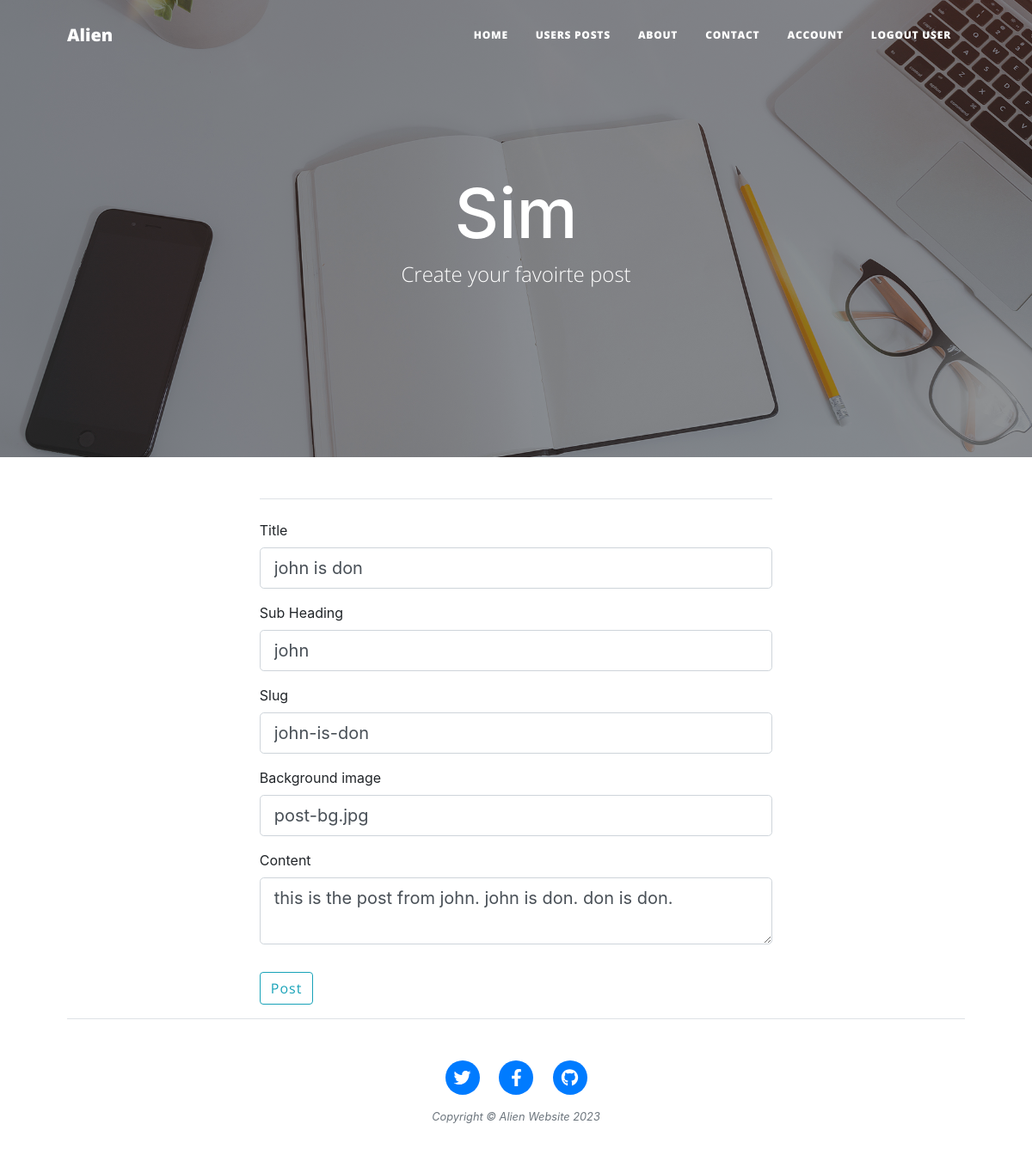
The page /userpost/3/update (signed in) on the database its author committed.
### models.py (models this page shows, shortened)
class User(db.Model,UserMixin):
    __bind_key__ = 'site_db'
    __tablename__ = 'user'
    id = db.Column(db.Integer, primary_key=True, autoincrement=True)
    username = db.Column(db.String(20), unique=True, nullable=False)
    email = db.Column(db.String(120), unique=True, nullable=False)
    image_file = db.Column(db.String(20), nullable=False,
                           default='default.jpg')
    password = db.Column(db.String(60), nullable=False)
    posts = db.relationship('Userposts', backref='author', lazy=True)

class Userposts(db.Model):
    __bind_key__ = 'site_db'
    __tablename__ = 'post'
    sno = db.Column(db.Integer, primary_key=True, autoincrement=True)
    title = db.Column(db.String(100), nullable=False)
    sub_heading = db.Column(db.Text, nullable=False)
    date = db.Column(db.DateTime, nullable=False,
                     default=datetime.datetime.now())
    content = db.Column(db.Text, nullable=False)
    slug = db.Column(db.String(80), nullable=False)
    background_img = db.Column(db.String(80), nullable=False)
    postby = db.Column(db.String(), nullable=False)
    user_id = db.Column(db.Integer, db.ForeignKey('user.id'), nullable=False)

### posts/routes.py (the view)
@posts.route('/userpost/<int:sno>/update', methods=['GET', 'POST'])
@login_required
def update_post(sno):
    with current_app.app_context():
        params=current_app.config['params']
    form=UpdatePostForm()
    if(not sno or type(sno)!=int):
        abort(403)
    post = Userposts.query.get_or_404(sno)
    if post.author != current_user:
        abort(403)
    if form.validate_on_submit():
        post.title = form.title.data
        post.content = form.content.data
        post.backgrount_img= form.background_img.data
        post.sub_heading=form.sub_heading.data
        db.session.commit()
        flash('Your post has been updated!', 'success')
        return redirect('/userpost/'+str(post.sno))
    elif request.method == 'GET':
        form.title.data = post.title
        form.sub_heading.data = post.sub_heading
        form.content.data = post.content
        form.slug.data = post.slug
        form.background_img.data=post.background_img
    legend="Update Post"
    return render_template('create_post.html', params=params, form=form,legend=legend)

### posts/forms.py
class UpdatePostForm(FlaskForm):
    title = StringField('Title', validators=[
        DataRequired(),Length(min=5)])
    sub_heading = StringField('Sub Heading', validators=[
        DataRequired(), Length(  min=5)])
    slug=StringField('Slug', validators=[
        DataRequired(),Length(min=5,max=30)])
    content=TextAreaField('Content', validators=[
        DataRequired(),Length(min=10)])
    background_img=StringField('Background image', validators=[
        DataRequired(),Length(min=2)])
    profile = FileField('Upload profile picture', validators=[
        FileAllowed(['jpg','png'])])
    submit = SubmitField('Post')

### models.py (called while the page is built)
@login_manager.user_loader
def load_user(user_id):
    if(user_id and (user_id.isnumeric())):
        return User.query.get(int(user_id))

### templates/create_post.html (shortened to what this page needs)
{% extends 'layout.html' %}  {% block header %}
<header class="masthead" style="background-image: url('{{url_for('static',filename='assets/img/home-bg.jpg')}}')">
    <div class="container position-relative px-4 px-lg-5">
        <div class="row gx-4 gx-lg-5 justify-content-center">
            <div class="col-md-10 col-lg-8 col-xl-7">
                <div class="site-heading">
                    <h1>{{current_user.username}}</h1>
                    <span class="subheading">Create your favoirte post</span>
                </div>
            </div>
        </div>
    </div>
</header>
{% endblock %} {% block body %}
<div class="container px-4 px-lg-5">
    <div class="row gx-4 gx-lg-5 justify-content-center">
        <div class="col-md-10 col-lg-8 col-xl-7">
            <form method="POST" action="">
                <fieldset class="form-group">
                    <legend class="border-bottom mb-4">{{form.legend}}</legend>
                    <div class="form-group">
                        {{ form.title.label(class="form-control-label") }} {% if
                        form.title.errors %} {{ form.username(class="form-control
                        form-control-lg is-invalid") }}
                        <div class="invalid-feedback">
                            {% for error in form.title.errors %}
                            <span>{{ error }}</span>
                            {% endfor %}
                        </div>
                        {% else %} {{ form.title(class="form-control form-control-lg") }} {%
                        endif %}
                    </div>
                    <div class="form-group">
                        {{ form.sub_heading.label(class="form-control-label") }} {% if
                        form.sub_heading.errors %} {{ form.sub_heading(class="form-control
                        form-control-lg is-invalid") }}
                        <div class="invalid-feedback">
                            {% for error in form.sub_heading.errors %}
                            <span>{{ error }}</span>
                            {% endfor %}
                        </div>
                        {% else %} {{ form.sub_heading(class="form-control form-control-lg")
                        }} {% endif %}
                    </div>
                    <div class="form-group">
                        {{ form.slug.label(class="form-control-label") }} {% if
                        form.slug.errors %} {{ form.slug(class="form-control form-control-lg
                        is-invalid") }}
                        <div class="invalid-feedback">
                            {% for error in form.slug.errors %}
                            <span>{{ error }}</span>
                            {% endfor %}
                        </div>
                        {% else %} {{ form.slug(class="form-control form-control-lg") }} {%
                        endif %}
                    </div>
                    <div class="form-group">
                        {{ form.background_img.label(class="form-control-label") }} {% if
                        form.background_img.errors %} {{ form.slug(class="form-control
                        form-control-lg is-invalid") }}
                        <div class="invalid-feedback">
                            {% for error in form.background_img.errors %}
                            <span>{{ error }}</span>
                            {% endfor %}
                        </div>
                        {% else %} {{ form.background_img(class="form-control
                        form-control-lg") }} {% endif %}
                    </div>
                    <div class="form-group">
                        {{ form.content.label(class="form-control-label") }} {% if
                        form.content.errors %} {{ form.content(class="form-control
                        form-control-lg is-invalid") }}
                        <div class="invalid-feedback">
                            {% for error in form.content.errors %}
                            <span>{{ error }}</span>
                            {% endfor %}
                        </div>
                        {% else %} {{ form.content(class="form-control form-control-lg") }}
                        {% endif %}
                    </div>
                </fieldset>
                <div class="form-group">
                    {{ form.submit(class="btn btn-outline-info") }}
                </div>
            </form>
        </div>
    </div>
    {% endblock %}

### rows shown on the page
User: username "Sim"
Userposts: title "john is don", sub_heading "john", slug "john-is-don", background_img "post-bg.jpg", content "this is the post from john. john is don. don is don."
